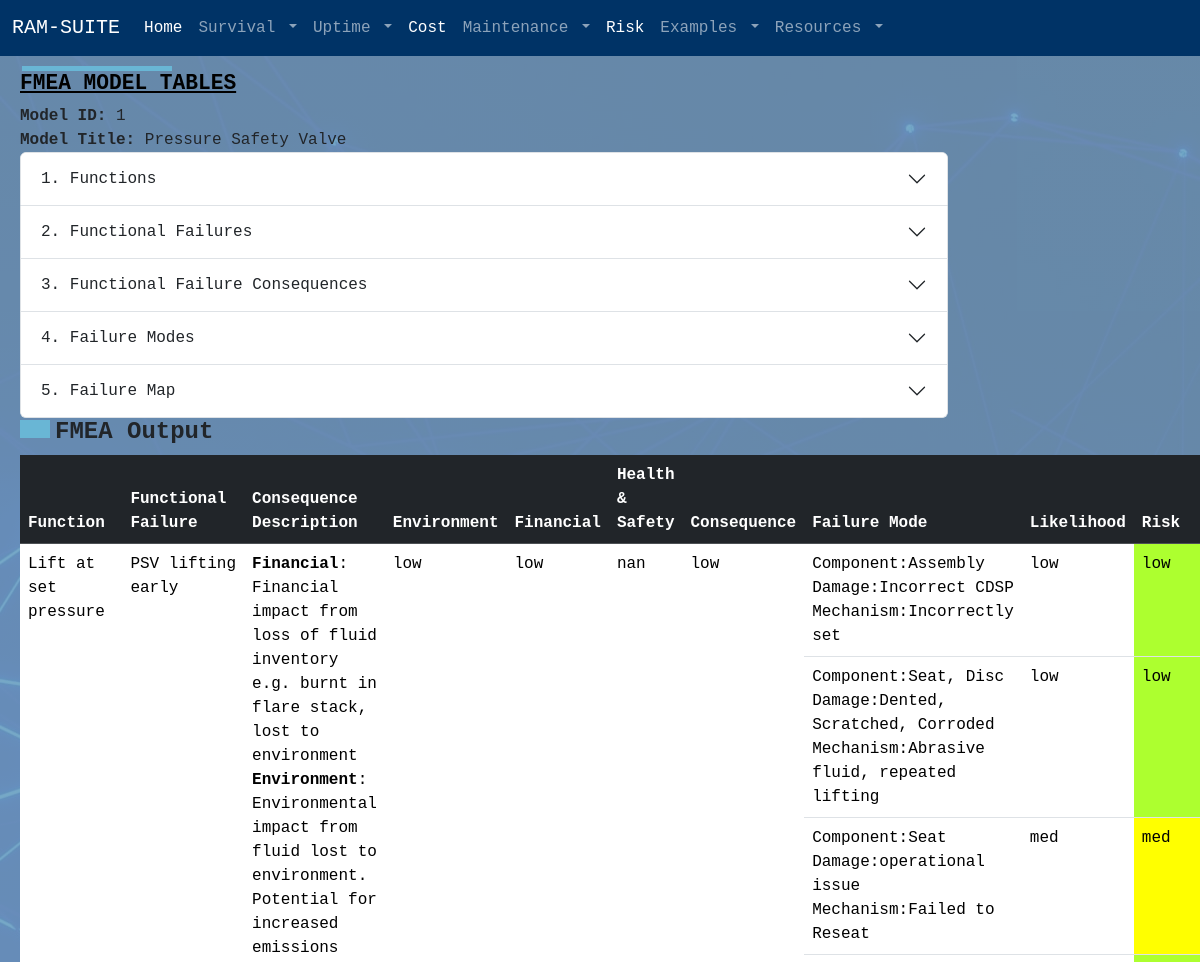
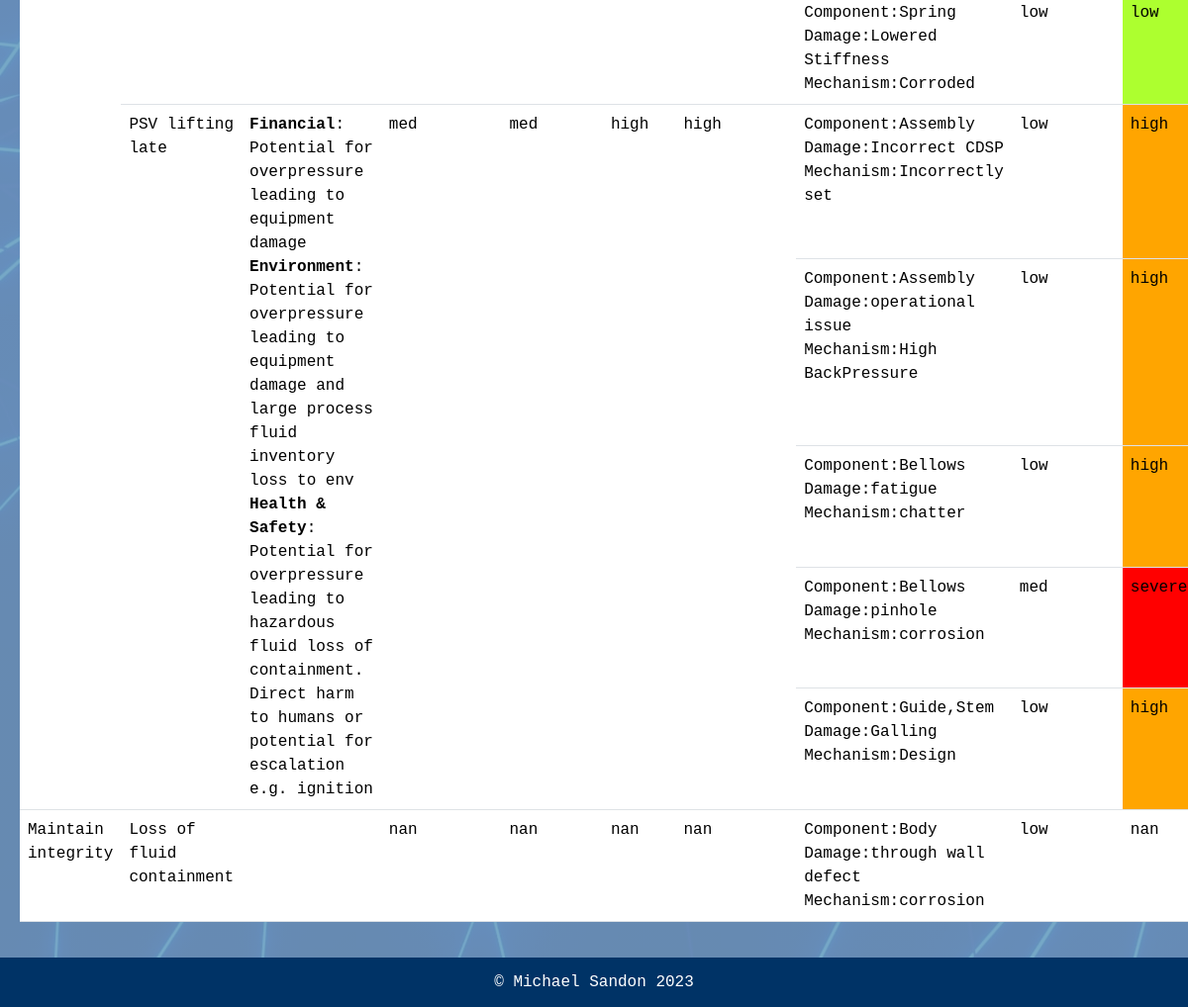
Screenshot of /maintenance/fmea/modelmanager/1/ with the database file from the repository (2 pictures, top to bottom).
### app/models/maintenance.py (models this page shows, shortened)
class fmea_index(db.Model):
  id = db.Column(db.Integer, primary_key=True)
  title = db.Column(db.String(100), nullable=False)
  desc = db.Column(db.Text, nullable=False)
  created_at = db.Column(db.DateTime(timezone=True),
                         server_default=func.now())
  functions = db.relationship("fmea_function", backref='fmea_index', lazy=True)
  failuremodes  = db.relationship("fmea_failure_mode", backref='fmea_index', lazy=True)
  failuremap = db.relationship("fmea_failure_map", backref='fmea_index', lazy=True)

class fmea_functional_failure(db.Model):
  id = db.Column(db.Integer, primary_key=True)
  fmeaFunctionId = db.Column(db.Integer, db.ForeignKey('fmea_function.id'), nullable=False)
  desc = db.Column(db.Text, nullable=False)
  created_at = db.Column(db.DateTime(timezone=True),
     server_default=func.now())
  consequences = db.relationship("fmea_functional_failure_consequence", backref='functional_failure', lazy=True)

### app/maintenance/routes.py (the view)
@bp.route('/fmea/modelmanager/', methods=["GET","POST"])
@bp.route('/fmea/modelmanager/<model_id>/', methods=["GET","POST"])
def fmea_model_manager(model_id=None):
  if (request.method == "POST") & (model_id is None):
    model_id = int(request.form["modelselect"])
    if model_id is None:
      return render_template('maintenance/fmea/fmea.html', models = models())
    else:
      return redirect(url_for('maintenance.fmea_model_manager', model_id = model_id))#, code=307)
  else:
    model_html = maint_db_funcs.helper_query_fmea_by_id(fmeaid=model_id, format="html-std")
    model_details = maint_db_funcs.helper_query_fmea_by_id(fmeaid=model_id, format="scalars")
    tbls = {
      "Functions":model_html["functions"],
      "Functional Failures":model_html["functionalfailures"],
      "Functional Failure Consequences":model_html["functionalfailureconsequences"],
      "Failure Modes":model_html["failuremodes"],
      "Failure Map":model_html["failuremap"]
        }
    fmea = maint_db_funcs.helper_query_combined_fmea_by_id(fmeaid = model_id, format = "html-std", grouped=True)
    return render_template('maintenance/fmea/fmea_model_manager.html',
                           model_index = model_details["doc"].one(),
                           functions = model_details["functions"],
                           tbls = tbls,
                           fmea = fmea
                          )

### app/maintenance/static/helpers/maint_db_functions.py (called while the page is built)
def colour_risk(val,colourmap):
  if val is None or pd.isna(val):
    colour = 'white'
  else:
    colour = colourmap.loc[colourmap.Risk==val,"colour"].iloc[0]
  return 'background-color: %s' % colour

### app/static/helpers/global_formatting_functions.py (called while the page is built)
def helper_add_class_to_tags(base_html, mods=[{'tag': "", 'class': ""}]):
  soup = BeautifulSoup(base_html, 'html.parser')
  for mod in mods:
    if (mod['tag'] != ""):
      target_tags = soup.find_all(mod['tag'])
      for tag in target_tags:
        try:
          tag['class'].append(mod["class"])
        except:
          tag['class'] = mod["class"]
  return (str(soup))

def helper_format_df_as_std_html(df, ff = None, formatters = None, table_id = None):
  html_table = df.to_html(justify='left', render_links=True, escape=False, float_format = ff, formatters = formatters, table_id=table_id)
  html_table = helper_add_class_to_tags(base_html=html_table,
                                        mods=[{
                                          'tag': "table",
                                          'class': "table"
                                        }, {
                                          'tag': "thead",
                                          'class': "table-dark"
                                        }])
  return html_table

def helper_reformat_grouped_df_html(htmlsrc):
  soup = BeautifulSoup(htmlsrc,'html.parser')
  tbody = str(soup.table.tbody).replace("th>","td>").replace("<th","<td")
  soup.table.tbody.replace_with(BeautifulSoup(tbody,'html.parser'))
  if len(soup.table.thead.find_all(True, recursive=False)) > 1:
    top_r = soup.thead.tr.extract()
    counter = 0
    for elem in soup.thead("th"):
      if elem.string=='\xa0':
        elem.string = top_r("th")[counter].string
      counter = counter + 1
  return str(soup)

### app/templates/maintenance/fmea/fmea_model_manager.html (shortened to what this page needs)
{% extends 'base_app.html' %}
{% import 'macros/accordions.html' as acc with context %}
{% block content %}
<div class="content-container">
  <h3 class="section-heading">FMEA Model Tables</h3>
  <div><b>Model ID: </b><span id="loaded-model-id">{{model_index.id}}</span></div>
  <div><b>Model Title: </b><span id="loaded-model-id">{{model_index.title}}</span></div>
  {% set labels = tbls.keys()|list %}
  {% set contents1 = tbls.values()|list %}
  {% set contents2 = ['maintenance/fmea/create_fmea_function.html','maintenance/fmea/create_fmea_functional_failure.html'] %}
  {{ acc.complexaccordion(labels=labels,contentlists=[contents1,contents2],include_or_print=['print','include']) }}
  <h2>FMEA Output</h2>
  {{fmea|safe}}
</div>
{% endblock %}

### app/templates/base_app.html
{% extends 'base.html' %}
{% block body %}
<div id="base-app-body" class="d-flex flex-column">
  <div id="navbar">
  {% include 'navbar.html' %}
  </div>
  <div id="content">
  {% block content %}
  {% endblock %}
  </div>
  <div id="footer" class="background-dark-p">
  {% block footer %}
    {% include 'footer.html' %}
  {% endblock %}
  </div>
</div>
{% endblock %}

### app/templates/macros/accordions.html (shortened to what this page needs)
{% macro complexaccordion(labels,contentlists,numbered=True, include_or_print=['print']) -%}
  <div class="accordion" id="accordionExample">
    {% for i in range(labels|length) %}
    <div class="accordion-item">
      <h2 class="accordion-header" id="heading{{i}}">
        <button class="accordion-button collapsed" type="button" data-bs-toggle="collapse" data-bs-target="#collapse{{i}}" aria-expanded="false" aria-controls="collapse{{loop.index}}">
          {% if numbered %}{{i+1}}. {% endif %}{{labels[i]}}
        </button>
      </h2>
    </div>
    {% endfor %}
  </div>
{%- endmacro %}

### app/templates/base.html (shortened to what this page needs)
<!doctype html>
<html>
  <head>
    {% block head %}
    <link rel="stylesheet" href="https://cdn.jsdelivr.net/npm/bootstrap@5.3.1/dist/css/bootstrap.min.css">
    <link rel="stylesheet" href="https://cdnjs.cloudflare.com/ajax/libs/font-awesome/6.4.2/css/all.min.css">
    <link rel="stylesheet" href="https://cdn.jsdelivr.net/npm/handsontable/dist/handsontable.full.min.css">
    <link rel="stylesheet" href="https://cdn.datatables.net/1.13.7/css/dataTables.bootstrap5.min.css">
    <link rel="stylesheet" href="{{ url_for('static', filename='css/style.css') }}">
    {% endblock %}
  </head>
  <body>
    {% block body %}
    {% endblock %}
  </body>
</html>

### app/templates/navbar.html (shortened to what this page needs)
<nav class="navbar navbar-expand-lg bg-body-tertiary background-dark-p" data-bs-theme="dark">
  <div class="container-fluid">
    <a class="navbar-brand" href="#">RAM-SUITE</a>
    <div class="collapse navbar-collapse" id="navbarNavAltMarkup">
      <ul class="navbar-nav">
        {% for mainitem in site_map %}
          {% set mainitem_loop = loop %}
          {% if mainitem['Children'] %}
            <li class="nav-item dropdown">
              <a class="nav-link dropdown-toggle" href="#" id="navitem{{mainitem_loop.index}}" role="button" data-bs-toggle="dropdown" aria-expanded="false">
                {{mainitem['Name']}}
              </a>
            </li>
          {% else %}
            <li class="nav-item">
              <a class="nav-link active" aria-current="page" href="{{url_for(mainitem['Route'])}}" id="navitem{{mainitem_loop.index}}">{{mainitem['Name']}}</a>
            </li>
          {% endif %}
        {% endfor %}
      </ul>
    </div>
  </div>
</nav>

### app/templates/maintenance/fmea/create_fmea_function.html (shortened to what this page needs)
{% import 'macros/forms.html' as forms %}

### app/templates/maintenance/fmea/create_fmea_functional_failure.html (shortened to what this page needs)
{% import 'macros/forms.html' as forms %}

### app/templates/footer.html
<div class="text-white d-flex align-items-center h-100 justify-content-center">
  &copy; Michael Sandon 2023
</div>

### app/static/css/style.css (style rules this page uses)
* { font-family: Georgia, monospace, "Nunito Sans", -apple-system, BlinkMacSystemFont, "Segoe UI", Roboto, "Helvetica Neue", Arial, sans-serif, "Apple Color Emoji", "Segoe UI Emoji", "Segoe UI Symbol"; }
#content { background: rgba(0, 51, 102,0.3); padding-left: 20px; flex: 1 1 auto; overflow:auto; padding-bottom:20px; padding-right:20px; }
#base-app-body { height: 100vh; background-image: linear-gradient( rgba(180,217,235,0.8),rgba(180,217,235,0.8)), url("/static/img/reliability_background.jpg"); }
.background-dark-p { background-color: rgba(0, 51, 102) !important; }
#footer { flex: 0 0 50px; height: 50px; vertical-align: middle; }
.content-container { width: 80%; }
.section-heading { font-weight: bold; color: black; text-transform: uppercase; text-align:left; margin-top:10px; }
.section-heading:before { content: ""; display: block; width: 150px; height: 5px; background: #69b6d5; left: 2px; position: relative; }
h2:not(.accordion-header) { font-size:calc(1.275rem + .3vw); font-weight: 600; }
h2:not(.accordion-header)::before { content: ''; display: inline-block; width: 30px; height: 18px; position: relative; top:0px; left: 0px; border-radius 0px; background-color: #69b6d5; margin-right:5px; }
h3 { font-size:calc(1.25rem + 0.1vw); text-transform: capitalize; text-decoration:underline; }
.animate, #content { animation-duration: 1s; animation-delay: 0s; animation-name: animate-slideleft; animation-timing-function: cubic-bezier(.26, .53, .74, 1); animation-fill-mode: backwards; }
.animate.appear, #content { animation-name: animate-appear; }

### rows the page displays
fmea_index: id "1", title "Pressure Safety Valve"
fmea_functional_failure: desc "Function Functional Failure Consequence Description Environment Financial Health & Safety Consequence Failure Mode Likelihood Risk Lift at set pressure PSV lifting early Financial : Financial impact from loss of fluid inventory e.g. burnt in flare stack, lost to environment Environment : Environmental impact from fluid lost to environment. Potential for increased emissions low low nan low Component:Assembly Damage:Incorrect CDSP Mechanism:Incorrectly set low low Component:Seat, Disc Damage:Dented, Scratched, Corroded Mechanism:Abrasive fluid, repeated lifting low low Component:Seat Damage:operational issue Mechanism:Failed to Reseat med med Component:Spring Damage:Lowered Stiffness…"

### other values shown
{{ mainitem['Name'] }} "Home" "Cost" "Risk"
{{ mainitem['Name'] }} "Survival" "Uptime" "Maintenance" "Examples" "Resources"
{{ i+1 }} "1" "2" "3" "4" "5"
{{ labels[i] }} "Functions" "Functional Failures" "Functional Failure Consequences" "Failure Modes" "Failure Map"
